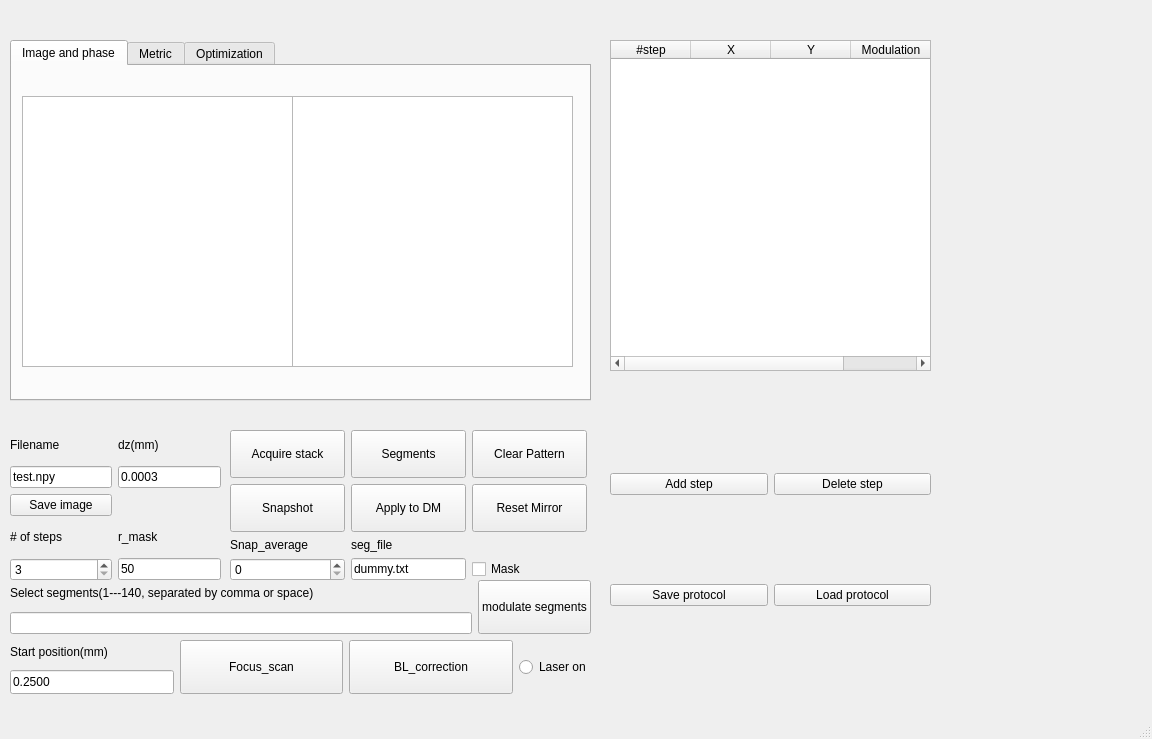
<?xml version="1.0" encoding="UTF-8"?>
<ui version="4.0">
 <class>Form</class>
 <widget class="QMainWindow" name="Form">
  <property name="geometry">
   <rect>
    <x>0</x>
    <y>0</y>
    <width>1152</width>
    <height>739</height>
   </rect>
  </property>
  <property name="sizePolicy">
   <sizepolicy hsizetype="Expanding" vsizetype="Minimum">
    <horstretch>0</horstretch>
    <verstretch>0</verstretch>
   </sizepolicy>
  </property>
  <property name="windowTitle">
   <string>General imaging</string>
  </property>
  <widget class="QWidget" name="centralwidget">
   <widget class="QWidget" name="gridLayoutWidget_2">
    <property name="geometry">
     <rect>
      <x>230</x>
      <y>430</y>
      <width>357</width>
      <height>151</height>
     </rect>
    </property>
    <layout class="QGridLayout" name="grid_mainbuttons">
     <property name="sizeConstraint">
      <enum>QLayout::SetNoConstraint</enum>
     </property>
     <property name="horizontalSpacing">
      <number>6</number>
     </property>
     <item row="1" column="0">
      <widget class="QPushButton" name="pushButton_snapshot">
       <property name="sizePolicy">
        <sizepolicy hsizetype="Expanding" vsizetype="Expanding">
         <horstretch>0</horstretch>
         <verstretch>0</verstretch>
        </sizepolicy>
       </property>
       <property name="text">
        <string>Snapshot</string>
       </property>
      </widget>
     </item>
     <item row="1" column="4">
      <widget class="QPushButton" name="pushButton_reset">
       <property name="sizePolicy">
        <sizepolicy hsizetype="Expanding" vsizetype="Expanding">
         <horstretch>0</horstretch>
         <verstretch>0</verstretch>
        </sizepolicy>
       </property>
       <property name="text">
        <string>Reset Mirror</string>
       </property>
      </widget>
     </item>
     <item row="1" column="1">
      <widget class="QPushButton" name="pushButton_apply2mirror">
       <property name="sizePolicy">
        <sizepolicy hsizetype="Expanding" vsizetype="Expanding">
         <horstretch>0</horstretch>
         <verstretch>0</verstretch>
        </sizepolicy>
       </property>
       <property name="text">
        <string>Apply to DM</string>
       </property>
      </widget>
     </item>
     <item row="0" column="0">
      <widget class="QPushButton" name="pushButton_acquire">
       <property name="sizePolicy">
        <sizepolicy hsizetype="Expanding" vsizetype="Expanding">
         <horstretch>0</horstretch>
         <verstretch>0</verstretch>
        </sizepolicy>
       </property>
       <property name="text">
        <string>Acquire stack</string>
       </property>
      </widget>
     </item>
     <item row="0" column="1">
      <widget class="QPushButton" name="pushButton_segments">
       <property name="sizePolicy">
        <sizepolicy hsizetype="Expanding" vsizetype="Expanding">
         <horstretch>0</horstretch>
         <verstretch>0</verstretch>
        </sizepolicy>
       </property>
       <property name="text">
        <string>Segments</string>
       </property>
      </widget>
     </item>
     <item row="0" column="4">
      <widget class="QPushButton" name="pushButton_clear">
       <property name="sizePolicy">
        <sizepolicy hsizetype="Expanding" vsizetype="Expanding">
         <horstretch>0</horstretch>
         <verstretch>0</verstretch>
        </sizepolicy>
       </property>
       <property name="text">
        <string>Clear Pattern</string>
       </property>
      </widget>
     </item>
     <item row="2" column="0">
      <widget class="QLabel" name="label_snaverage">
       <property name="text">
        <string>Snap_average</string>
       </property>
      </widget>
     </item>
     <item row="3" column="0">
      <widget class="QSpinBox" name="spinBox_snaverage"/>
     </item>
     <item row="3" column="1">
      <widget class="QLineEdit" name="lineEdit_segfile">
       <property name="text">
        <string>dummy.txt</string>
       </property>
      </widget>
     </item>
     <item row="2" column="1">
      <widget class="QLabel" name="label_segfile">
       <property name="text">
        <string>seg_file</string>
       </property>
      </widget>
     </item>
     <item row="3" column="4">
      <widget class="QCheckBox" name="checkBox_mask">
       <property name="sizePolicy">
        <sizepolicy hsizetype="Expanding" vsizetype="Fixed">
         <horstretch>0</horstretch>
         <verstretch>0</verstretch>
        </sizepolicy>
       </property>
       <property name="text">
        <string>Mask</string>
       </property>
      </widget>
     </item>
    </layout>
   </widget>
   <widget class="QTabWidget" name="tab_display">
    <property name="geometry">
     <rect>
      <x>10</x>
      <y>40</y>
      <width>581</width>
      <height>361</height>
     </rect>
    </property>
    <property name="currentIndex">
     <number>0</number>
    </property>
    <widget class="QWidget" name="tab_image_phase">
     <attribute name="title">
      <string>Image and phase</string>
     </attribute>
     <widget class="QGraphicsView" name="mpl_image">
      <property name="geometry">
       <rect>
        <x>10</x>
        <y>30</y>
        <width>271</width>
        <height>271</height>
       </rect>
      </property>
     </widget>
     <widget class="QGraphicsView" name="mpl_phase">
      <property name="geometry">
       <rect>
        <x>280</x>
        <y>30</y>
        <width>281</width>
        <height>271</height>
       </rect>
      </property>
     </widget>
    </widget>
    <widget class="QWidget" name="tab_metric">
     <attribute name="title">
      <string>Metric</string>
     </attribute>
     <widget class="QGraphicsView" name="mpl_metrics">
      <property name="geometry">
       <rect>
        <x>20</x>
        <y>70</y>
        <width>541</width>
        <height>241</height>
       </rect>
      </property>
     </widget>
     <widget class="QWidget" name="horizontalLayoutWidget_2">
      <property name="geometry">
       <rect>
        <x>20</x>
        <y>10</y>
        <width>531</width>
        <height>41</height>
       </rect>
      </property>
      <layout class="QHBoxLayout" name="horizontalLayout_metrics">
       <item>
        <widget class="QLCDNumber" name="lcdNumber"/>
       </item>
       <item>
        <widget class="QLCDNumber" name="lcdNumber_2"/>
       </item>
       <item>
        <widget class="QLCDNumber" name="lcdNumber_3"/>
       </item>
      </layout>
     </widget>
    </widget>
    <widget class="QWidget" name="tab_Optimize">
     <attribute name="title">
      <string>Optimization</string>
     </attribute>
     <widget class="QWidget" name="horizontalLayoutWidget_3">
      <property name="geometry">
       <rect>
        <x>10</x>
        <y>30</y>
        <width>531</width>
        <height>121</height>
       </rect>
      </property>
      <layout class="QHBoxLayout" name="horizontalLayout">
       <item>
        <widget class="QGraphicsView" name="mpl_sharpness"/>
       </item>
       <item>
        <widget class="QGraphicsView" name="mpl_signal"/>
       </item>
      </layout>
     </widget>
    </widget>
   </widget>
   <widget class="QTableWidget" name="table_Zcoeffs">
    <property name="geometry">
     <rect>
      <x>610</x>
      <y>40</y>
      <width>321</width>
      <height>331</height>
     </rect>
    </property>
    <property name="editTriggers">
     <set>QAbstractItemView::NoEditTriggers</set>
    </property>
    <attribute name="horizontalHeaderDefaultSectionSize">
     <number>80</number>
    </attribute>
    <column>
     <property name="text">
      <string>#step</string>
     </property>
    </column>
    <column>
     <property name="text">
      <string>X</string>
     </property>
    </column>
    <column>
     <property name="text">
      <string>Y</string>
     </property>
    </column>
    <column>
     <property name="text">
      <string>Modulation</string>
     </property>
    </column>
   </widget>
   <widget class="QWidget" name="gridLayoutWidget">
    <property name="geometry">
     <rect>
      <x>10</x>
      <y>430</y>
      <width>211</width>
      <height>151</height>
     </rect>
    </property>
    <layout class="QGridLayout" name="grid_acquisition">
     <item row="3" column="1">
      <widget class="QLabel" name="label_masksize">
       <property name="text">
        <string>r_mask</string>
       </property>
      </widget>
     </item>
     <item row="3" column="0">
      <widget class="QLabel" name="label_nsteps">
       <property name="sizePolicy">
        <sizepolicy hsizetype="Expanding" vsizetype="Preferred">
         <horstretch>0</horstretch>
         <verstretch>0</verstretch>
        </sizepolicy>
       </property>
       <property name="text">
        <string># of steps</string>
       </property>
      </widget>
     </item>
     <item row="4" column="1">
      <widget class="QLineEdit" name="lineEdit_mask">
       <property name="text">
        <string>50</string>
       </property>
      </widget>
     </item>
     <item row="1" column="1">
      <widget class="QLineEdit" name="lineEdit_dz">
       <property name="text">
        <string>0.0003</string>
       </property>
      </widget>
     </item>
     <item row="4" column="0">
      <widget class="QSpinBox" name="spinbox_Nsteps">
       <property name="sizePolicy">
        <sizepolicy hsizetype="Expanding" vsizetype="Fixed">
         <horstretch>0</horstretch>
         <verstretch>0</verstretch>
        </sizepolicy>
       </property>
       <property name="minimum">
        <number>3</number>
       </property>
       <property name="maximum">
        <number>50</number>
       </property>
      </widget>
     </item>
     <item row="0" column="0">
      <widget class="QLabel" name="label_fname">
       <property name="text">
        <string>Filename</string>
       </property>
      </widget>
     </item>
     <item row="1" column="0">
      <widget class="QLineEdit" name="lineEdit_filename">
       <property name="text">
        <string>test.npy</string>
       </property>
      </widget>
     </item>
     <item row="0" column="1">
      <widget class="QLabel" name="label_stepsize">
       <property name="sizePolicy">
        <sizepolicy hsizetype="Preferred" vsizetype="Preferred">
         <horstretch>0</horstretch>
         <verstretch>0</verstretch>
        </sizepolicy>
       </property>
       <property name="layoutDirection">
        <enum>Qt::LeftToRight</enum>
       </property>
       <property name="text">
        <string>dz(mm)</string>
       </property>
      </widget>
     </item>
     <item row="2" column="0">
      <widget class="QPushButton" name="pushButton_saveImage">
       <property name="text">
        <string>Save image</string>
       </property>
      </widget>
     </item>
    </layout>
   </widget>
   <widget class="QWidget" name="horizontalLayoutWidget">
    <property name="geometry">
     <rect>
      <x>10</x>
      <y>640</y>
      <width>581</width>
      <height>54</height>
     </rect>
    </property>
    <layout class="QHBoxLayout" name="horizontalLayout_BL">
     <item>
      <layout class="QVBoxLayout" name="verticalLayout">
       <item>
        <widget class="QLabel" name="label_start">
         <property name="sizePolicy">
          <sizepolicy hsizetype="MinimumExpanding" vsizetype="MinimumExpanding">
           <horstretch>0</horstretch>
           <verstretch>0</verstretch>
          </sizepolicy>
         </property>
         <property name="text">
          <string>Start position(mm)</string>
         </property>
        </widget>
       </item>
       <item>
        <widget class="QLineEdit" name="lineEdit_start">
         <property name="sizePolicy">
          <sizepolicy hsizetype="Expanding" vsizetype="Expanding">
           <horstretch>0</horstretch>
           <verstretch>0</verstretch>
          </sizepolicy>
         </property>
         <property name="text">
          <string>0.2500</string>
         </property>
        </widget>
       </item>
      </layout>
     </item>
     <item>
      <widget class="QPushButton" name="pushButton_fcscan">
       <property name="sizePolicy">
        <sizepolicy hsizetype="Expanding" vsizetype="Expanding">
         <horstretch>0</horstretch>
         <verstretch>0</verstretch>
        </sizepolicy>
       </property>
       <property name="text">
        <string>Focus_scan</string>
       </property>
      </widget>
     </item>
     <item>
      <widget class="QPushButton" name="pushButton_BL">
       <property name="sizePolicy">
        <sizepolicy hsizetype="Expanding" vsizetype="Expanding">
         <horstretch>0</horstretch>
         <verstretch>0</verstretch>
        </sizepolicy>
       </property>
       <property name="text">
        <string>BL_correction</string>
       </property>
      </widget>
     </item>
     <item>
      <widget class="QRadioButton" name="radioButton_laser">
       <property name="text">
        <string>Laser on</string>
       </property>
      </widget>
     </item>
    </layout>
   </widget>
   <widget class="QWidget" name="horizontalLayoutWidget_4">
    <property name="geometry">
     <rect>
      <x>10</x>
      <y>580</y>
      <width>581</width>
      <height>54</height>
     </rect>
    </property>
    <layout class="QHBoxLayout" name="horizontalLayout_2">
     <item>
      <layout class="QVBoxLayout" name="verticalLayout_2">
       <item>
        <widget class="QLabel" name="label_Segselect">
         <property name="text">
          <string>Select segments(1---140, separated by comma or space)</string>
         </property>
        </widget>
       </item>
       <item>
        <widget class="QLineEdit" name="lineEdit_Segselect">
         <property name="text">
          <string/>
         </property>
        </widget>
       </item>
      </layout>
     </item>
     <item>
      <widget class="QPushButton" name="pushButton_Segselect">
       <property name="sizePolicy">
        <sizepolicy hsizetype="Minimum" vsizetype="Expanding">
         <horstretch>0</horstretch>
         <verstretch>0</verstretch>
        </sizepolicy>
       </property>
       <property name="text">
        <string>modulate segments</string>
       </property>
      </widget>
     </item>
    </layout>
   </widget>
   <widget class="QWidget" name="gridLayoutWidget_3">
    <property name="geometry">
     <rect>
      <x>610</x>
      <y>390</y>
      <width>321</width>
      <height>301</height>
     </rect>
    </property>
    <layout class="QGridLayout" name="gridLayout">
     <item row="0" column="1">
      <widget class="QPushButton" name="pushButton_stpdel">
       <property name="text">
        <string>Delete step</string>
       </property>
      </widget>
     </item>
     <item row="0" column="0">
      <widget class="QPushButton" name="pushButton_stpadd">
       <property name="text">
        <string>Add step</string>
       </property>
      </widget>
     </item>
     <item row="1" column="0">
      <widget class="QPushButton" name="pushButton_protsave">
       <property name="text">
        <string>Save protocol</string>
       </property>
      </widget>
     </item>
     <item row="1" column="1">
      <widget class="QPushButton" name="pushButton_protload">
       <property name="text">
        <string>Load protocol</string>
       </property>
      </widget>
     </item>
    </layout>
   </widget>
  </widget>
  <widget class="QMenuBar" name="menubar">
   <property name="geometry">
    <rect>
     <x>0</x>
     <y>0</y>
     <width>1152</width>
     <height>21</height>
    </rect>
   </property>
  </widget>
  <widget class="QStatusBar" name="statusbar"/>
 </widget>
 <resources/>
 <connections/>
</ui>
